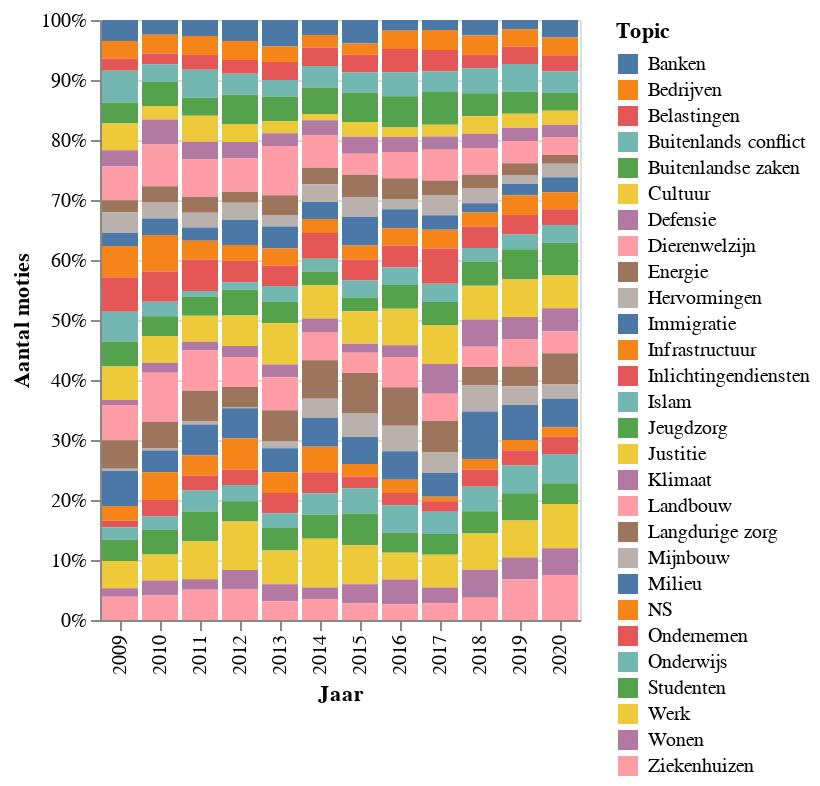

This figure's notebook cell:
### Markdown cell above
## Over welke onderwerpen worden het meeste moties ingediend?

### Code cell
# hide_input
# df.groupby(['Jaar', 'Topic']).size().unstack(fill_value=0)
source = df.groupby(['Jaar', 'Topic']).size().reset_index()
source = source.rename(columns={0:'Aantal moties'})
source.head()

# Overview of topic distribution over all years
import altair as alt
alt.Chart(source).mark_bar().encode(
    x='Jaar:O',
    y=alt.Y('Aantal moties:Q', stack='normalize',axis=alt.Axis(format='%')),
    color=alt.Color('Topic:N'),
    # sort=alt.EncodingSortField('Aantal moties', order='descending'))
    # order=alt.Order('Aantal moties:Q',sort='descending')
    tooltip = 'Topic'
)

### Figure 1 — Vega-Lite specification as saved in the notebook (floating-point values rounded to 4 significant figures; data arrays with more than 128 entries replaced by an {"elided": "..."} marker saying what was removed)
{"config": {"view": {"continuousWidth": 400, "continuousHeight": 300}}, "data": {"name": "data-b5b2cf45e155fbadc4047f796aabca93"}, "mark": "bar", "encoding": {"color": {"type": "nominal", "field": "Topic"}, "tooltip": {"type": "nominal", "field": "Topic"}, "x": {"type": "ordinal", "field": "Jaar"}, "y": {"type": "quantitative", "axis": {"format": "%"}, "field": "Aantal moties", "stack": "normalize"}}, "$schema": "https://vega.github.io/schema/vega-lite/v4.8.1.json", "datasets": {"data-b5b2cf45e155fbadc4047f796aabca93": {"elided": "336 records"}}}
